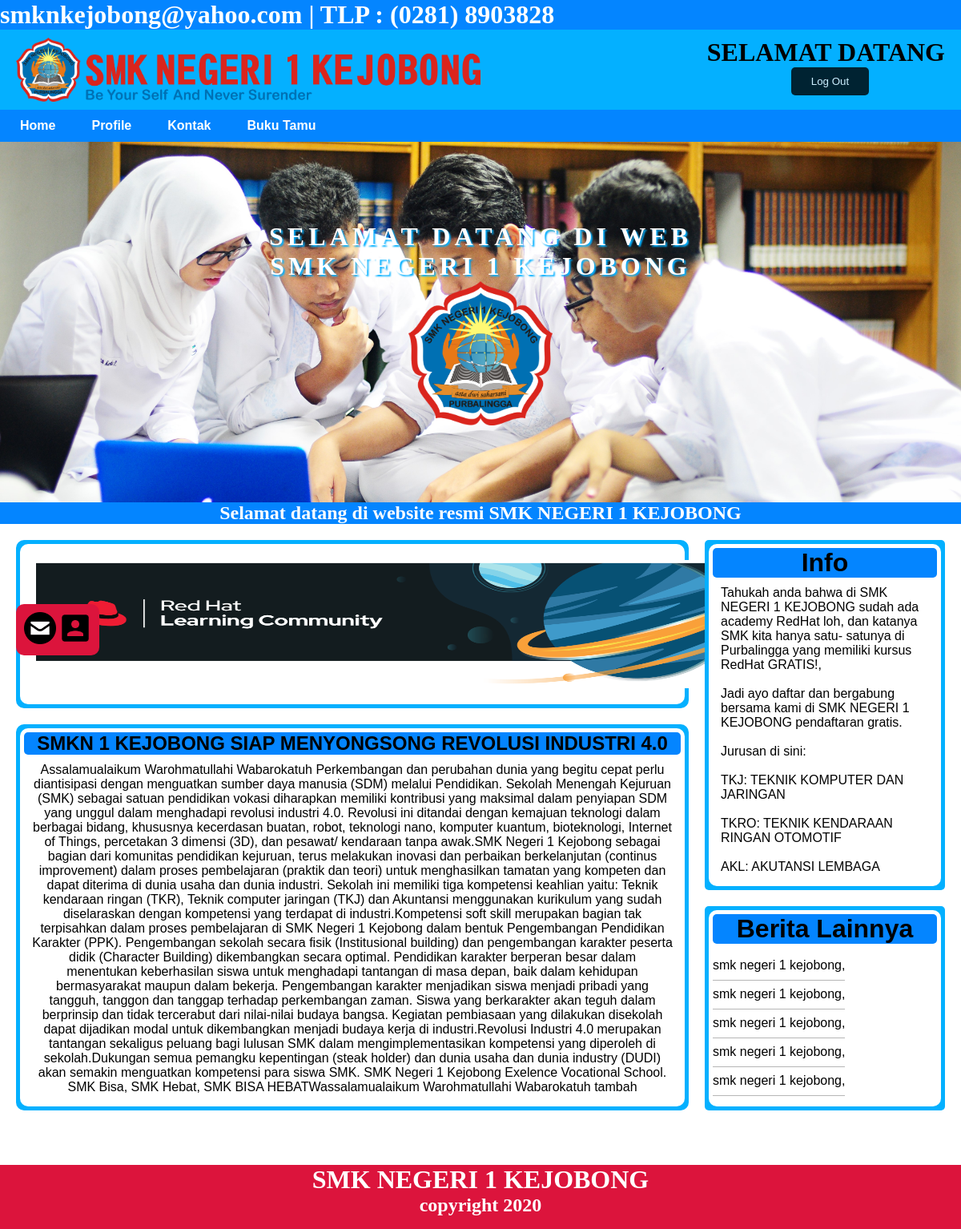
The app's page /user.php (signed in) with its own data.
### tables this page shows
CREATE TABLE `article` (
  `id` int(11) NOT NULL,
  `judul` varchar(255) NOT NULL,
  `isi` text NOT NULL
);

### user.php (the view, shortened to what this page needs)
<?php
    require 'function.php';
    $result = mysqli_query($conn, "SELECT * FROM article");
?>
<html lang="en">
<head>
    <link rel="stylesheet" href="css/style.css">
    <link rel="stylesheet" href="css/responsive.css">
</head>
<body>
    <header>
        <div>
            <div class="runing">
            <marquee behavior="" direction="">
                <h1>smknkejobong@yahoo.com | TLP : (0281) 8903828</h1>
            </marquee>
            </div>
            <div class="headers">
                <div class="header-left">
                    <img src="aset/logo.png" alt="">
                </div>
                <div class="header-right">
                    <h1>SELAMAT DATANG</h1>
                    <form action="logout.php">
                    <input class="input-header input-headers inputs" type="submit" value="Log Out" onclick="return confirm('Yakin ingin keluar?');">
                    </form>
                </div>
            </div>
            <nav>
                <ul>
                    <li><a href="user.php #home">Home</a></li>
                    <li><a href="userprofile.php #profile">Profile</a></li>
                    <li><a href="userkontak.php #kontak">Kontak</a></li>
                    <li><a href="bukutamu.php">Buku Tamu</a></li>
                </ul>
            </nav>
        </div>
    </header>
    <main>
        <div class="container">
            <div class="sapa">
                <h1>SELAMAT DATANG DI WEB <br> SMK NEGERI 1 KEJOBONG</h1>
                <img src="aset/smk.png" alt="">
            </div>
        </div>
        <div id="jalan">
            <marquee behavior="" direction="">
                <h2 id="runing2">Selamat datang di website resmi SMK NEGERI 1 KEJOBONG</h2>
            </marquee>
        </div>
        <div class="aside">
        <div class="gambar">
            <div class="balo">
            <div class="baner">
                <img src="aset/redhatbaner.png" alt="">
            </div>
            </div>
        </div>
        <div class="kontaks">
            <a href="https://gmail.com" show="_blank"><img class="ktk kktk" src="aset/email.png" alt=""></a>
            <a href="#"><img class="ktk" src="aset/kontak.png" alt=""></a>
        </div>
        <article id="home">
            <?php if($dow= mysqli_fetch_assoc($result)) : ?>
            <div class="artikel ber">
                <h1><?= $dow['judul']; ?></h1>
                <p><?= $dow['isi'];?></p>
            </div>
            <?php endif;?>
        </article>
        <div class="info">
            <div class="artikel ber">
                <h1>Info</h1>
                <p>Tahukah anda bahwa di SMK NEGERI 1 KEJOBONG sudah ada academy RedHat loh, dan katanya SMK kita hanya satu-
                satunya di Purbalingga yang memiliki kursus RedHat GRATIS!,
                <br><br> Jadi ayo daftar dan bergabung bersama kami di SMK NEGERI 1 KEJOBONG
                pendaftaran gratis.
                <br><br>
                Jurusan di sini: <br><br>
                TKJ: TEKNIK KOMPUTER DAN JARINGAN <br><br>
                TKRO: TEKNIK KENDARAAN RINGAN OTOMOTIF <br><br>
                AKL: AKUTANSI LEMBAGA
                </p>
            </div>
        </div>
        <div class="berita">
            <div class="artikel ber">
                <h1>Berita Lainnya</h1>
                <br>
                <a href="#">smk negeri 1 kejobong,</a><br><br>
                <a href="#">smk negeri 1 kejobong,</a><br><br>
                <a href="#">smk negeri 1 kejobong,</a><br><br>
                <a href="#">smk negeri 1 kejobong,</a><br><br>
                <a href="#">smk negeri 1 kejobong,</a><br>
                <br>
            </div>
        </div>
    </main>
    <footer>
        <div class="footers">
            <h1>SMK NEGERI 1 KEJOBONG</h1>
            <h2>copyright 2020</h2>
        </div>
    </footer>
</body>
</html>

### css/style.css (style rules this page uses)
* { margin: 0 ; padding: 0; box-sizing: border-box; }
body { margin: 0; padding: 0; }
header { margin: 0; padding: 0; }
.runing { background-color: rgb(4, 133, 255); color: white; }
.headers { width: 100%; height: 100px; background-color: rgb(4, 176, 255); }
.header-left { padding-top:10px; padding-left: 20px; float: left; }
.header-left img { height: 80px; width: 580px; }
.header-right { float: right; padding-top: 10px; padding-right: 20px; }
.header-right form { float: left; margin-left: 10px; margin-top: 20px; }
.input-header { background-color: black; color: white; padding: 10px 20px; border: none; border-radius: 5px; opacity: 0.8; margin-bottom: 10px; }
.input-headers { padding: 10 25px; }
.inputs { margin-left: 95px; margin-top: -20px; }
nav { height: 40px; width: 100%; background-color: rgb(4, 133, 255); }
nav ul { float: left; }
nav ul li { margin-left: 5px; margin-top: 2px; padding: 9px 20px; float: left; font-family: 'Lucida Sans', 'Lucida Sans Regular', 'Lucida Grande', 'Lucida Sans Unicode', Geneva, Verdana, sans-serif; font-weight: bold; list-style-type: none; }
nav ul li a { text-decoration: none; color: white; }
main { margin: 0; padding: 0; }
.container { background-image: url(../aset/img.jpg); animation: slide 20s infinite; background-size: cover; width: 100%; height: 450px; }
.sapa { text-align: center; }
.container h1 { text-align: center; color: white; font-family: Georgia, 'Times New Roman', Times, serif; letter-spacing: 5px; padding-top: 100px; text-shadow: rgb(4, 176, 255) 2px 2px 2px; }
.container img { height: 180px; width: 180px; }
#jalan { background-color:rgb(4, 133, 255) ; }
#runing2 { color: white; }
.aside { max-height: 1800px; height: 800px; background-color: white; }
.gambar { background-color: rgb(4, 176, 255); margin-top: 20px; margin-left: 20px; width: 70%; float: left; padding: 5px; border-radius: 10px; }
.balo { background-color: white; padding: 20px; border-radius: 10px; height: 200px; }
.baner { float: left; }
.baner img { height: 160px; width: 1150px; }
article { height: auto; width: 70%; background-color: rgb(4, 176, 255); float: left; margin: 20px; border-radius: 10px; text-align: center; }
.artikel { background-color: white; border-radius: 10px; margin: 5px; font-family: Arial, Helvetica, sans-serif; }
.info { float: right; background-color: rgb(4, 176, 255); width: 25%; margin-top: -210px; margin-right: 20px; border-radius: 5px; }
.artikel h1 { background-color: rgb(4, 133, 255); border-radius: 5px; text-align: center; }
.artikel p { padding: 10px; }
.berita { float: right; background-color: rgb(4, 176, 255); width: 25%; margin-right: 20px; border-radius: 5px; margin-top: 20px; }
.artikel a { padding-bottom: 10px; border-bottom: 1px solid #b6b6b6; text-decoration: none; color: black; margin-bottom: 10px; }
.ber { padding: 5px; }
.kontaks { position: fixed; z-index: 10; margin-left: 20px; background-color:crimson; padding: 10px; margin-top: 100px; border-radius: 10px; }
.ktk { width: 40px; height: 40px; }
.kktk { width: 40px; height: 40px; }
footer { background-color: crimson; height: 80px; width: 100%; float: left; }
footer h1, h2 { text-align: center; color: white; }

### css/responsive.css (style rules this page uses)
@media (max-width:1700px) { .baner img { height: 160px; width: 1100px; } }
@media (max-width:1500px) { .baner img { height: 160px; width: 900px; } }

### records on screen
article: judul "SMKN 1 KEJOBONG SIAP MENYONGSONG REVOLUSI INDUSTRI 4.0", isi "Assalamualaikum Warohmatullahi Wabarokatuh Perkembangan dan perubahan dunia yang begitu cepat perlu diantisipasi dengan menguatkan sumber daya manusia (SDM) melalui Pendidikan. Sekolah Menengah Kejuruan (SMK) sebagai satuan pendidikan vokasi diharapkan memiliki kontribusi yang maksimal dalam penyiapan SDM yang unggul dalam menghadapi revolusi industri 4.0. Revolusi ini ditandai dengan kemajuan teknologi dalam berbagai bidang, khususnya kecerdasan buatan, robot, teknologi nano, komputer kuantum, bioteknologi, Internet of Things, percetakan 3 dimensi (3D), dan pesawat/ kendaraan tanpa awak.SMK Negeri 1 Kejobong sebagai bagian dari komunitas pendidikan kejuruan, terus melakukan inovasi dan…"
